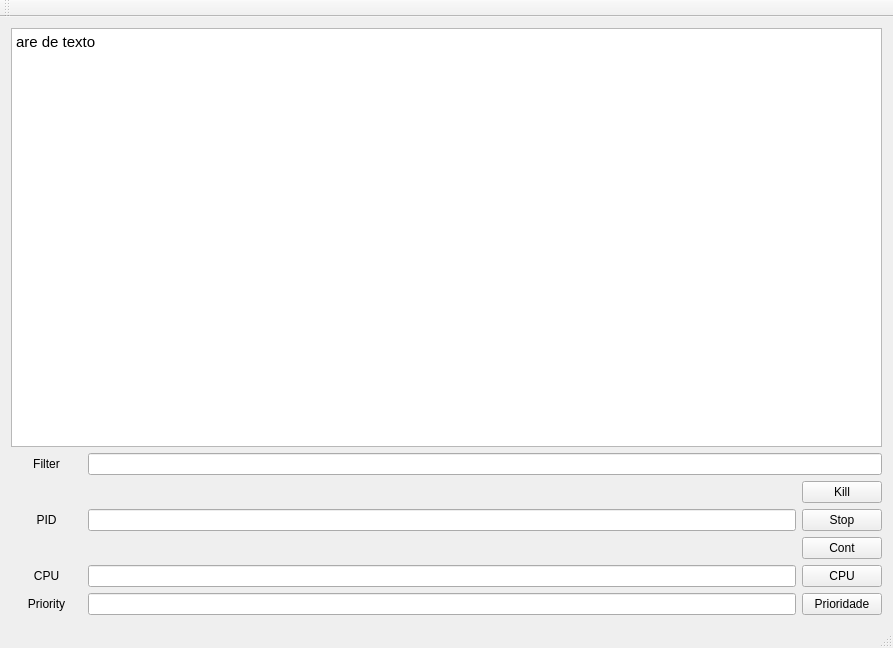
<?xml version="1.0" encoding="UTF-8"?>
<ui version="4.0">
 <class>MainWindow</class>
 <widget class="QMainWindow" name="MainWindow">
  <property name="geometry">
   <rect>
    <x>0</x>
    <y>0</y>
    <width>893</width>
    <height>648</height>
   </rect>
  </property>
  <property name="windowTitle">
   <string>MainWindow</string>
  </property>
  <widget class="QWidget" name="centralWidget">
   <layout class="QVBoxLayout" name="verticalLayout">
    <item>
     <widget class="QTextBrowser" name="textBrowser">
      <property name="html">
       <string>&lt;!DOCTYPE HTML PUBLIC &quot;-//W3C//DTD HTML 4.0//EN&quot; &quot;http://www.w3.org/TR/REC-html40/strict.dtd&quot;&gt;
&lt;html&gt;&lt;head&gt;&lt;meta name=&quot;qrichtext&quot; content=&quot;1&quot; /&gt;&lt;style type=&quot;text/css&quot;&gt;
p, li { white-space: pre-wrap; }
&lt;/style&gt;&lt;/head&gt;&lt;body style=&quot; font-family:'Ubuntu'; font-size:11pt; font-weight:400; font-style:normal;&quot;&gt;
&lt;p style=&quot; margin-top:0px; margin-bottom:0px; margin-left:0px; margin-right:0px; -qt-block-indent:0; text-indent:0px;&quot;&gt;are de texto &lt;/p&gt;&lt;/body&gt;&lt;/html&gt;</string>
      </property>
     </widget>
    </item>
    <item>
     <layout class="QGridLayout" name="gridLayout">
      <item row="0" column="1">
       <widget class="QLineEdit" name="input_filtro"/>
      </item>
      <item row="0" column="0">
       <widget class="QLabel" name="label_4">
        <property name="minimumSize">
         <size>
          <width>71</width>
          <height>0</height>
         </size>
        </property>
        <property name="layoutDirection">
         <enum>Qt::LeftToRight</enum>
        </property>
        <property name="text">
         <string>Filter</string>
        </property>
        <property name="alignment">
         <set>Qt::AlignCenter</set>
        </property>
       </widget>
      </item>
     </layout>
    </item>
    <item>
     <layout class="QGridLayout" name="gridLayout_2">
      <property name="sizeConstraint">
       <enum>QLayout::SetMinimumSize</enum>
      </property>
      <item row="2" column="2">
       <widget class="QPushButton" name="button_cont">
        <property name="text">
         <string>Cont</string>
        </property>
       </widget>
      </item>
      <item row="1" column="1">
       <widget class="QLineEdit" name="input_PID"/>
      </item>
      <item row="1" column="2">
       <widget class="QPushButton" name="button_stop">
        <property name="text">
         <string>Stop</string>
        </property>
       </widget>
      </item>
      <item row="0" column="2">
       <widget class="QPushButton" name="button_kill">
        <property name="text">
         <string>Kill</string>
        </property>
       </widget>
      </item>
      <item row="1" column="0">
       <widget class="QLabel" name="label">
        <property name="enabled">
         <bool>true</bool>
        </property>
        <property name="sizePolicy">
         <sizepolicy hsizetype="Preferred" vsizetype="Preferred">
          <horstretch>0</horstretch>
          <verstretch>0</verstretch>
         </sizepolicy>
        </property>
        <property name="minimumSize">
         <size>
          <width>71</width>
          <height>0</height>
         </size>
        </property>
        <property name="text">
         <string>PID</string>
        </property>
        <property name="alignment">
         <set>Qt::AlignCenter</set>
        </property>
       </widget>
      </item>
     </layout>
    </item>
    <item>
     <layout class="QGridLayout" name="gridLayout_3">
      <item row="1" column="2">
       <widget class="QPushButton" name="button_prioridade">
        <property name="text">
         <string>Prioridade</string>
        </property>
       </widget>
      </item>
      <item row="1" column="1">
       <widget class="QLineEdit" name="input_prioridade"/>
      </item>
      <item row="1" column="0">
       <widget class="QLabel" name="label_2">
        <property name="minimumSize">
         <size>
          <width>71</width>
          <height>0</height>
         </size>
        </property>
        <property name="text">
         <string>Priority</string>
        </property>
        <property name="alignment">
         <set>Qt::AlignCenter</set>
        </property>
       </widget>
      </item>
      <item row="0" column="0">
       <widget class="QLabel" name="label_3">
        <property name="text">
         <string>CPU</string>
        </property>
        <property name="alignment">
         <set>Qt::AlignCenter</set>
        </property>
       </widget>
      </item>
      <item row="0" column="1">
       <widget class="QLineEdit" name="input_cpu"/>
      </item>
      <item row="0" column="2">
       <widget class="QPushButton" name="button_cpu">
        <property name="text">
         <string>CPU</string>
        </property>
       </widget>
      </item>
     </layout>
    </item>
   </layout>
  </widget>
  <widget class="QMenuBar" name="menuBar">
   <property name="geometry">
    <rect>
     <x>0</x>
     <y>0</y>
     <width>893</width>
     <height>22</height>
    </rect>
   </property>
  </widget>
  <widget class="QToolBar" name="mainToolBar">
   <attribute name="toolBarArea">
    <enum>TopToolBarArea</enum>
   </attribute>
   <attribute name="toolBarBreak">
    <bool>false</bool>
   </attribute>
  </widget>
  <widget class="QStatusBar" name="statusBar"/>
 </widget>
 <layoutdefault spacing="6" margin="11"/>
 <resources/>
 <connections/>
</ui>
